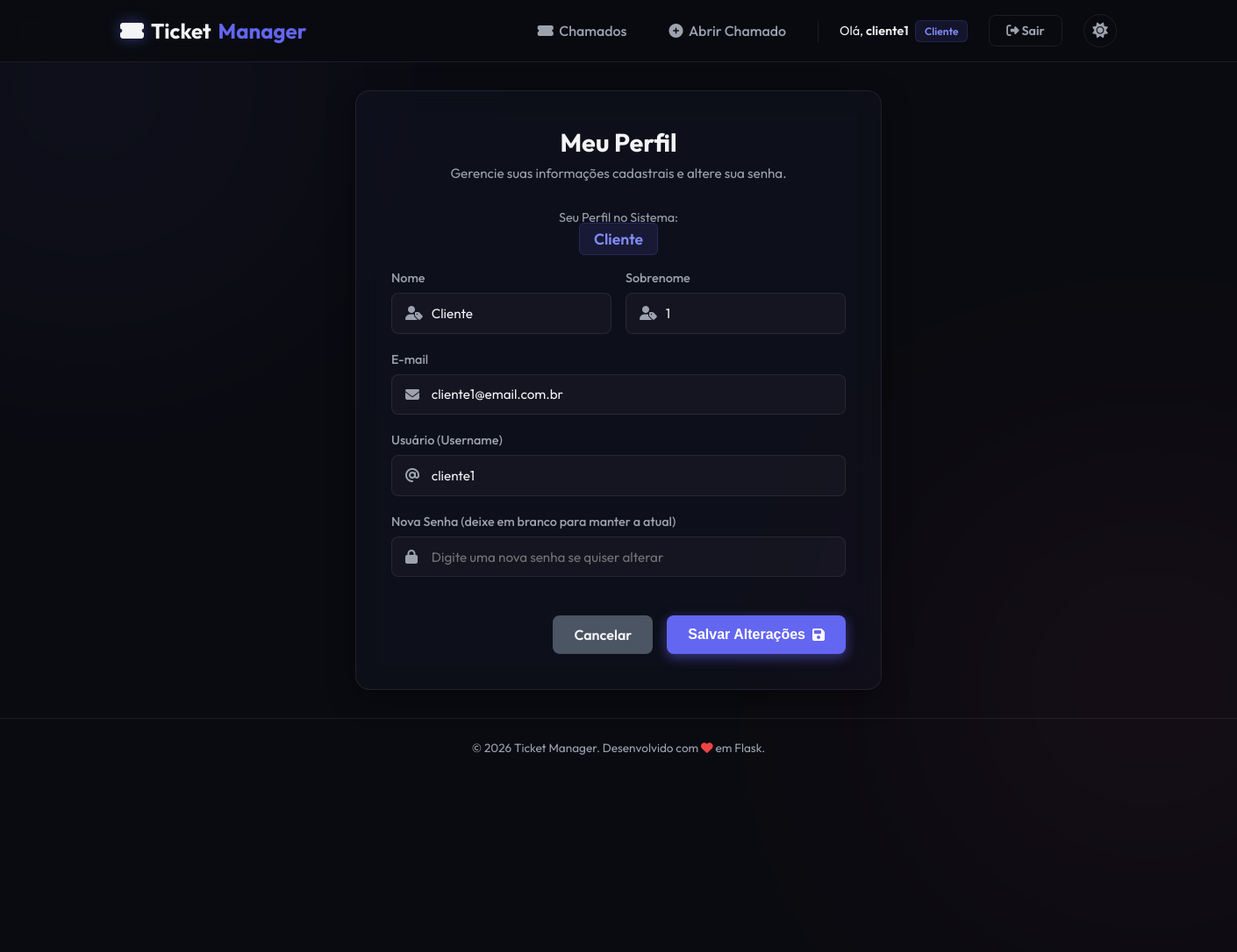
The app's page /profile (signed in) with its own data.
### models.py (models this page shows, shortened)
class Usuario(db.Model):
    __tablename__ = "usuarios"
    id = db.Column(db.Integer, primary_key=True)
    nome = db.Column(db.String(50), nullable=False)
    sobrenome = db.Column(db.String(50), nullable=False)
    email = db.Column(db.String(120), unique=True, nullable=False)
    username = db.Column(db.String(50), unique=True, nullable=False)
    senha = db.Column(db.String(255), nullable=False)
    cidade_id = db.Column(db.Integer, db.ForeignKey("cidades.id"), nullable=True)
    cidade = db.relationship("Cidade", backref=db.backref("usuarios", lazy=True))
    perfis = db.relationship("Perfil", backref="usuario", lazy=True, cascade="all, delete-orphan")
    @property
    def tipo_perfil(self):
        if self.perfis:
            return self.perfis[0].tipo_perfil
        return "Cliente"

class Perfil(db.Model):
    __tablename__ = "perfis"
    id = db.Column(db.Integer, primary_key=True)
    usuario_id = db.Column(db.Integer, db.ForeignKey("usuarios.id"), nullable=False)
    tipo_perfil = db.Column(db.String(50), nullable=False)
    ativo = db.Column(db.Boolean, default=True)

### app.py (the view)
@app.route('/profile', methods=['GET', 'POST'])
@login_required
def user_profile():
    return controllers.profile_controller()

### app.py (called while the page is built)
def login_required(f):
    @wraps(f)
    def decorated_function(*args, **kwargs):
        if 'user_id' not in session:
            flash('Você precisa fazer login para acessar esta página.', 'danger')
            return redirect(url_for('login'))
        return f(*args, **kwargs)
    return decorated_function

### controllers.py (called while the page is built, shortened)
def profile_controller():
    usuario = Usuario.query.get(session.get('user_id'))
    return render_template('profile.html', usuario=usuario)

### templates/profile.html (shortened to what this page needs)
{% extends 'base.html' %}
{% block content %}
<div class="auth-wrapper">
    <div class="glass-card auth-card" style="max-width: 600px;">
        <div class="card-header">
            <h2>Meu Perfil</h2>
            <p>Gerencie suas informações cadastrais e altere sua senha.</p>
        </div>
        <div style="text-align: center; margin-bottom: 1.5rem;">
            <span style="font-size: 0.9rem; color: var(--text-secondary); display: block; margin-bottom: 0.25rem;">Seu Perfil no Sistema:</span>
            <span class="badge badge-{{ usuario.tipo_perfil | lower }}" style="font-size: 1.1rem; padding: 0.4rem 1rem;">
                {{ usuario.tipo_perfil }}
            </span>
        </div>
        <form action="{{ url_for('user_profile') }}" method="POST" class="form-group">
            <div class="form-row">
                <div class="input-wrapper">
                    <label for="nome">Nome</label>
                    <div class="input-icon-group">
                        <i class="fa-solid fa-user-tag input-icon"></i>
                        <input type="text" id="nome" name="nome" value="{{ usuario.nome }}" required placeholder="Nome">
                    </div>
                </div>
                <div class="input-wrapper">
                    <label for="sobrenome">Sobrenome</label>
                    <div class="input-icon-group">
                        <i class="fa-solid fa-user-tag input-icon"></i>
                        <input type="text" id="sobrenome" name="sobrenome" value="{{ usuario.sobrenome }}" required placeholder="Sobrenome">
                    </div>
                </div>
            </div>
            <div class="input-wrapper">
                <label for="email">E-mail</label>
                <div class="input-icon-group">
                    <i class="fa-solid fa-envelope input-icon"></i>
                    <input type="email" id="email" name="email" value="{{ usuario.email }}" required placeholder="E-mail">
                </div>
            </div>
            <div class="input-wrapper">
                <label for="username">Usuário (Username)</label>
                <div class="input-icon-group">
                    <i class="fa-solid fa-at input-icon"></i>
                    <input type="text" id="username" name="username" value="{{ usuario.username }}" required placeholder="Nome de Usuário">
                </div>
            </div>
            <div class="input-wrapper">
                <label for="senha">Nova Senha (deixe em branco para manter a atual)</label>
                <div class="input-icon-group">
                    <i class="fa-solid fa-lock input-icon"></i>
                    <input type="password" id="senha" name="senha" placeholder="Digite uma nova senha se quiser alterar">
                </div>
            </div>
            <div class="form-actions-row" style="margin-top: 1.5rem;">
                <a href="/" class="btn-secondary">
                    Cancelar
                </a>
                <button type="submit" class="btn-primary">
                    Salvar Alterações <i class="fa-solid fa-floppy-disk"></i>
                </button>
            </div>
        </form>
    </div>
</div>
{% endblock %}

### templates/base.html (shortened to what this page needs)
<!DOCTYPE html>
<html lang="pt-BR" data-theme="dark">
<head>
    <link rel="stylesheet" href="https://cdnjs.cloudflare.com/ajax/libs/font-awesome/6.4.0/css/all.min.css">
    <link rel="stylesheet" href="{{ url_for('static', filename='css/style.css') }}">
</head>
<body>
    <div class="bg-glow bg-glow-1"></div>
    <div class="bg-glow bg-glow-2"></div>
    <header class="app-header">
        <div class="nav-container">
            <a href="/" class="brand-logo">
                <i class="fa-solid fa-ticket-simple text-glow"></i> Ticket<span>Manager</span>
            </a>
            <nav class="nav-links" id="nav-links">
                {% if session.get('user_id') %}
                    <a href="{{ url_for('list_tickets') }}" class="nav-link"><i class="fa-solid fa-ticket-simple"></i> Chamados</a>
                    <a href="{{ url_for('create_ticket') }}" class="nav-link"><i class="fa-solid fa-circle-plus"></i> Abrir Chamado</a>
                    <div class="nav-user-greeting">
                        <span style="color: var(--text-primary);">Olá, <strong style="font-weight:600;"><a href="{{ url_for('user_profile') }}" style="color: inherit; text-decoration: none;" title="Ver Perfil">{{ session.get('username') }}</a></strong></span>
                        <span class="badge badge-username" style="font-size:0.75rem;">{{ session.get('tipo_perfil') }}</span>
                    </div>
                    <a href="{{ url_for('logout') }}" class="btn-nav btn-logout"><i class="fa-solid fa-right-from-bracket"></i> Sair</a>
                {% else %}
                    <a href="{{ url_for('login') }}" class="nav-link"><i class="fa-solid fa-right-to-bracket"></i> Login</a>
                    <a href="{{ url_for('register') }}" class="btn-nav btn-signup"><i class="fa-solid fa-user-plus"></i> Registrar</a>
                {% endif %}
                <button id="theme-toggle" class="theme-toggle-btn" title="Alternar tema">
                    <i class="fa-solid fa-sun"></i>
                </button>
            </nav>
        </div>
    </header>
    <main class="main-content">
        {% block content %}{% endblock %}
    </main>
    <footer class="app-footer">
        <p>&copy; 2026 Ticket Manager. Desenvolvido com <i class="fa-solid fa-heart text-danger animate-pulse"></i> em Flask.</p>
    </footer>
</body>
</html>

### records on screen
Usuario: get "cliente1", nome "Cliente", sobrenome "1", email "cliente1@email.com.br", username "cliente1"
Perfil: tipo_perfil "Cliente"

### other values on screen
{{ session.get('tipo_perfil') }} "Cliente"
